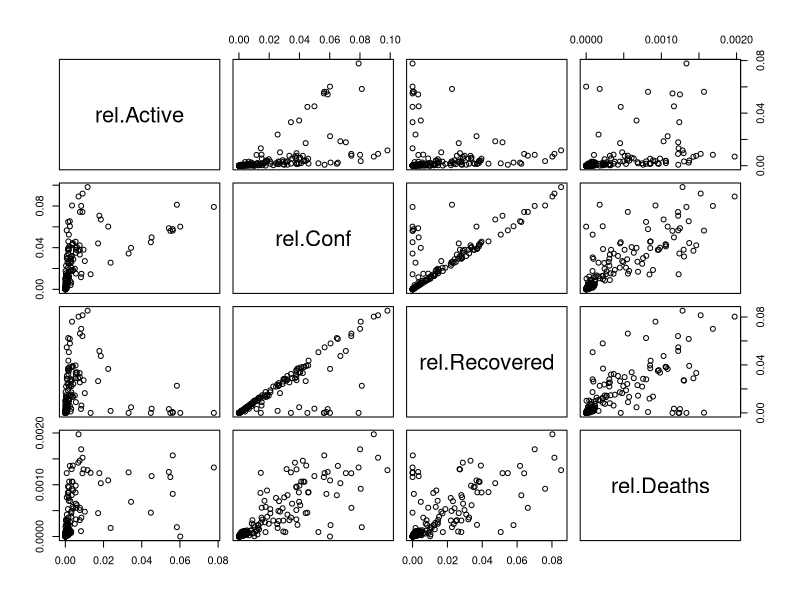

R code for this plot:
# Aufgabe 10.1
setwd("/Users/felixdiederichs/Desktop/Wirtschaftsinformatik/5. Semester/Daten und Wahrscheinlichkeiten/R/WS 2020/Aufgabe 10.1") # nolint

# Aufgabe 10.1 a) 
covid <- read.csv(file = "covid_19_daily_reports_01-31-2021.csv", header = TRUE, sep = ";")
covid_ts <- read.csv(file = "time_series_covid19_confirmed_01-31-2021.csv", header = TRUE, sep = ";")
world_countries <- read.csv(file = "World_Countries_new.csv", header = TRUE, sep = ";")


# 1. 
sum.countries <- function(df){
  countries <- unique(df$Country_Region) # Heraussuchen der einzelnen Länder 
  Country = Confirmed = Deaths = Recovered = Active = c()
  for(i in 1:length(countries)){ # nolint
    # Die erste Spalte enthält die Länder 
    Country[i] <- countries[i]
    # Die Spalten für die Fallzahlen werden einfach aufsummiert pro Land 
    Confirmed[i] <- sum(df[which(df$Country_Region == countries[i]), which(colnames(df) == "Confirmed")])
    Deaths[i] <- sum(df[which(df$Country_Region == countries[i]), which(colnames(df) == "Deaths")])
    Recovered[i] <- sum(df[which(df$Country_Region == countries[i]), which(colnames(df) == "Recovered")])
    Active[i] <- sum(df[which(df$Country_Region == countries[i]), which(colnames(df) == "Active")])
  }
  # Das Ergebnis wird in einen Data Frame geschrieben 
  df_cum <- data.frame(
    Country = Country, 
    Confirmed = Confirmed, 
    Deaths = Deaths, 
    Recovered = Recovered, 
    Active = Active)
  return(df_cum)
}

covid <- sum.countries(covid)
covid <- merge(x = covid, y = world_countries, by.x = "Country", by.y = "Country")
covid$rel.Conf <- covid$Confirmed / covid$Population
covid$rel.Deaths <- covid$Deaths / covid$Population
covid$rel.Recovered <- covid$Recovered / covid$Population
covid$rel.Active <- covid$Active / covid$Population


# 2. 
covid_ts_g7 <- covid_ts[covid_ts$Country_Region %in% c("Germany", "Italy", "Canada", "France", "Japan", "United.Kingdom", "US"), ]
covid_ts_g7 <- covid_ts_g7[order(covid_ts_g7$Country_Region), ]
covid_ts_g7 <- covid_ts_g7[, -1]
covid_ts_g7 <- merge(x = covid_ts_g7, y = world_countries, by.x = "Country_Region", by.y = "Country")
covid_ts_g7_rel <- cbind(covid_ts_g7$Country_Region, covid_ts_g7[, 2:ncol(covid_ts_g7)] / covid_ts_g7$Population)
colnames(covid_ts_g7_rel)[1] <- "Country_Region"

# Aufgabe 10.1 b) 
kontingenztabelle <- function(df) {
    Leicht = Mittel = Schwer = Spaltensumme = rep(0, nrow(df))

    for(i in 1:nrow(df)) { # nolint
        for(k in 1:ncol(df)) { # nolint
            if(df[i, k] < 0.01) {
                Leicht[i] <- Leicht[i] + 1
            } else {
                if(df[i, k] < 0.05) {
                    Mittel[i] <- Mittel[i] + 1
                } else {
                    Schwer[i] <- Schwer[i] + 1
                }
                Spaltensumme[i] <- sum(Leicht[i] + Mittel[i] + Schwer[i])
            } 
        }
    }
    Spaltensumme[i + 1] <- sum(Spaltensumme)
    Leicht[i + 1] <- sum(Leicht)
    Mittel[i + 1] <- sum(Mittel)
    Schwer[i + 1] <- sum(Schwer)

    kontingenztabelle <- data.frame(
        Land = c(df$Country_Region, "Zeilensumme"),
        Leicht = Leicht, 
        Mittel = Mittel, 
        Schwer = Schwer,
        Spaltensumme = Spaltensumme
    )
    return(kontingenztabelle)
}

kontingenztafel <- kontingenztabelle(covid_ts_g7_rel)

# Aufgabe 10.1 c) 

kp_stern <- function(kt){
  x <- c()
  # Durchgehen jeder Zeile im Data Frame außer der Zeilensumme 
  for(i in 1:(nrow(kt)-1)){
    # Durchgehen jeder Spalte im Dataframe außer der ersten character-Spalte mit den Ländern und der Spaltensumme 
    for(k in 2:(ncol(kt)-1)){
      # Quadrierte Einträge geteilt durch die multiplizierten Spalten- und Zeilenhäufigkeiten 
      x <- c(x, kt[i,k]^2 / (kt[nrow(kt), k] * kt[i, ncol(kt)]))
    }
  }
  # Summe der Spaltensummen und Zeilensummen 
  n = kt[nrow(kt), ncol(kt)]
  # Berechnen von Chi-Quadrat 
  chi_square <- n * (sum(x)-1)
  # Anzahl der Spalten ohne die Länder-Spalte und die Spaltensumme 
  K = ncol(kt)-2
  # Anzeil der Zeilen ohne die Zeilensumme 
  L = nrow(kt) -1
  
  kp_stern <- sqrt(chi_square  /(chi_square + n)) / sqrt( (min(K,L)-1) / min(K,L))
  return(kp_stern)
}

# Data Frame auf Folie 
df <- data.frame(
  Abschluss = c("R", "GY", "GS", "S"), 
  Ja = c(4,20,2, 26),
  V = c(12,24,6, 42), 
  Nein = c(8, 4, 4, 16), 
  Z = c(24,48,12,84)
)  

kp_stern(df) # Es sollte 0.415139 herauskommen. 
kp_stern(kontingenztafel) # Ergebnis: 0.4754108


# Aufgabe 10.1 d) 
cor(covid$rel.Conf, covid$rel.Recovered)
cor(covid$rel.Conf, covid$rel.Deaths)

pairs(covid[, c("rel.Active", "rel.Conf", "rel.Recovered", "rel.Deaths")])
